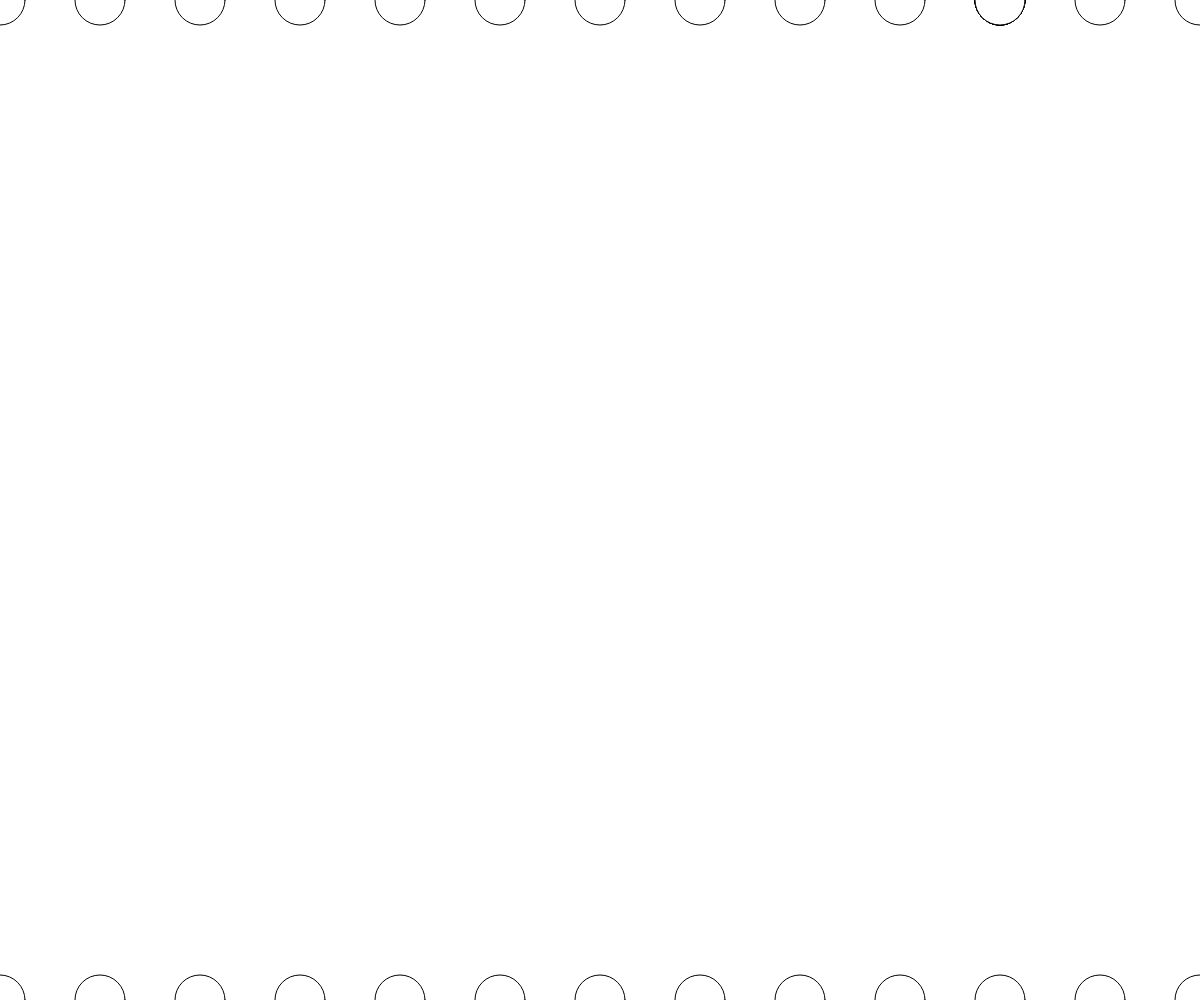
Frame 1 (no input)
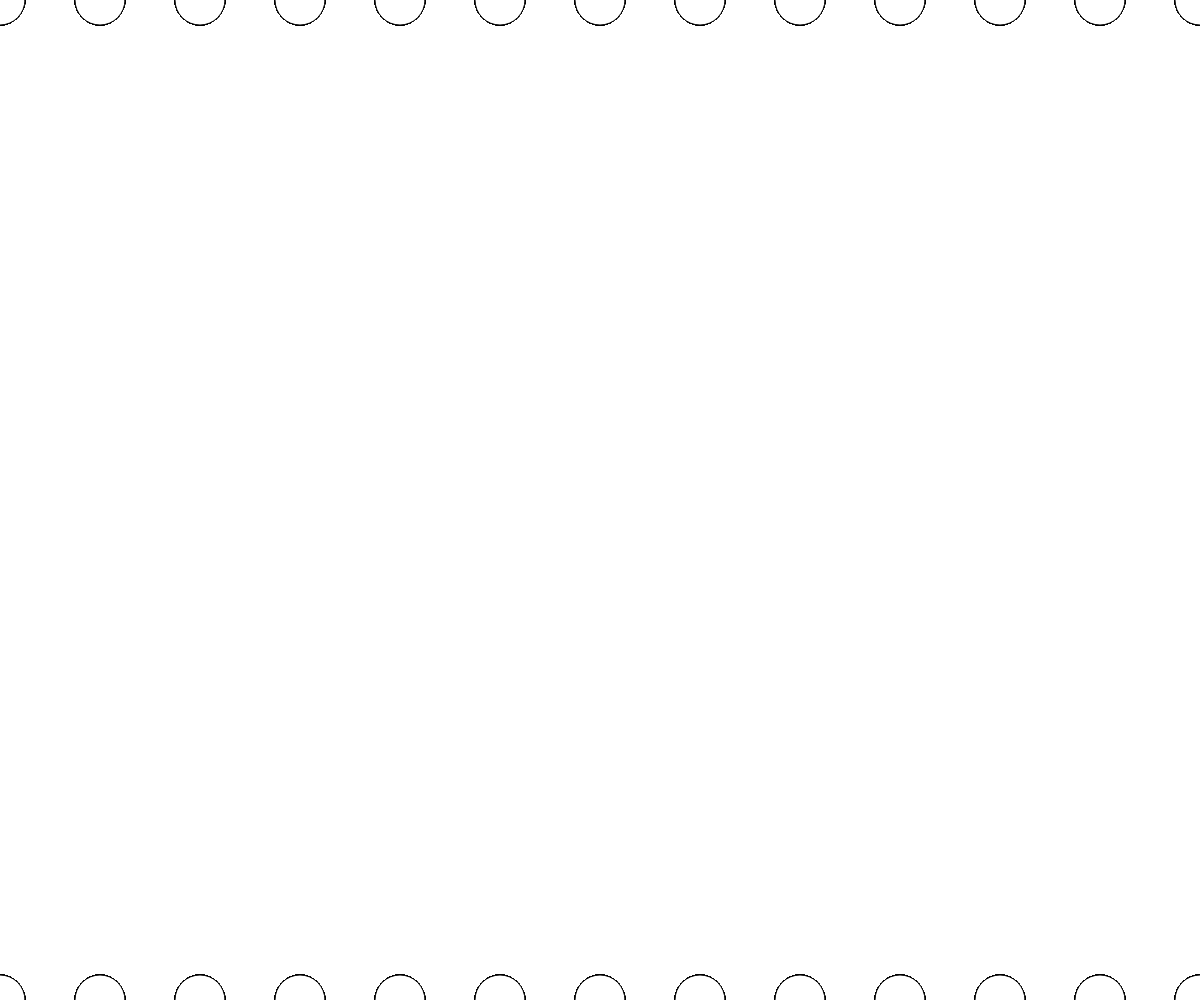
Frame 60 (no input)
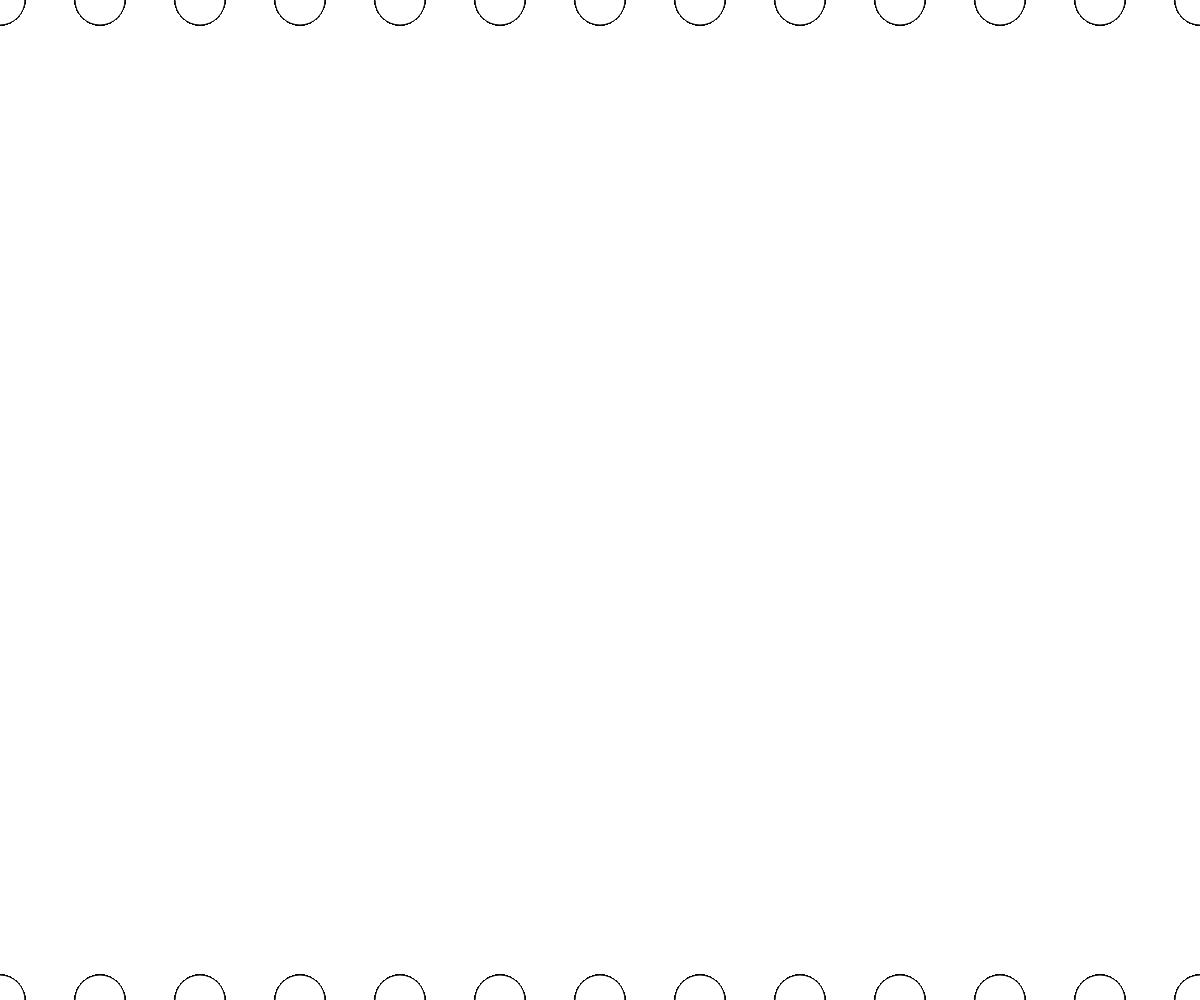
Frame 120 (the mouse pressed at the canvas centre since frame 60)

The p5.js sketch that drew these frames (run headless with seeded random() and noise() and a simulated clock; from frame 60 on, the mouse is pressed at the canvas centre):

// p5.js sketch
// ── sketch.js
// Drawing with Single loops challenge
// Priyansh Jhanji
// Feb 24,2025



function setup() {
  createCanvas(windowWidth, windowHeight);
}

function draw() {
  
  circleLinetop();
  circleLinebottom();
  circleLineleft();
}
function gradientBackground(){
  //creatw a gradient to use as background
  let h = 1;

  //use a loop to draw vertical stack of rectangles
  for(let y = 0; y < height; y += h){
    noStroke();
    let mappedY = map(y, 0, height, 0, 255);
    let reversedY = map(y, 0, height, 255, 0);
    fill(mappedY, reversedY,mouseX/3);
    rect(0, y, width, h);
  }
}

function circleLinetop(){

  let d = 50;
  let y = 0;
  let xStart = 0;
  let xEnd = width;

  for(let x = xStart; x <= xEnd; x += d*2){

    circle(x, y, d);
  }
}

function circleLinebottom(){

  let d = 50;
  let y = height;
  let xStart = 0;
  let xEnd = width;

  for(let x = xStart; x <= xEnd; x += d*2){

    circle(x, y, d);
  }
}

function circleLineleft(){
  let d = 50;
  let y = 0; 
  let xStart = 0;  
  let xEnd = height/2;

  for(let x = xStart; x <= xEnd; x += d){
    circle(height, y, d);
  }
}
